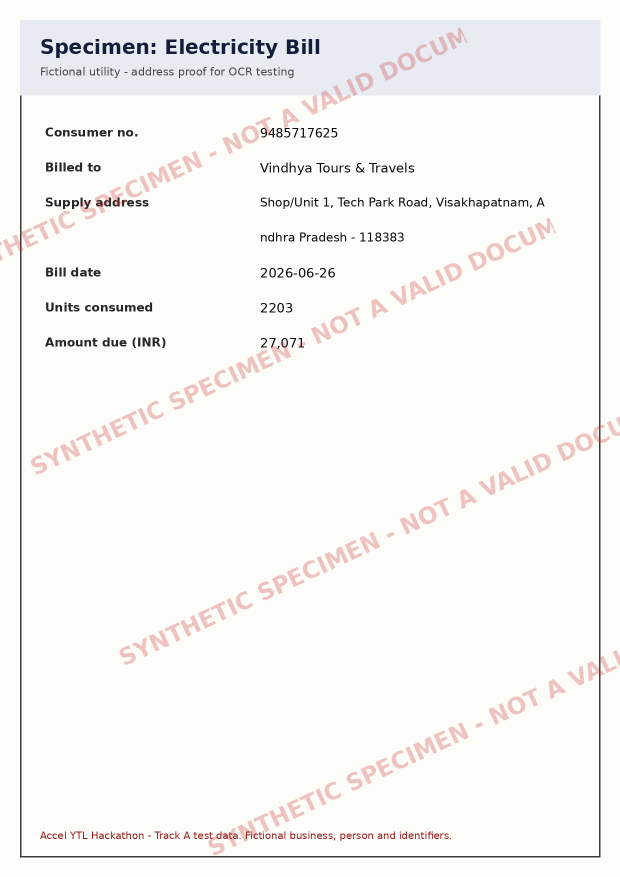
#> input picture data/kyc_documents/K01_address_proof.png, 1240 x 1754 px (shown at 1/2 size); its folder holds only this picture in this run
$ python -i imaging.py   (imports and definitions only)
#> lines starting #> are read from the running program, lines starting #| are printed output that depends on the picture
"""Image quality gate and local OCR. Documents never leave our server for this step."""
from __future__ import annotations

import io
import threading

import numpy as np
from PIL import Image
from scipy import ndimage
from skimage.feature import canny
from skimage.transform import hough_line, hough_line_peaks

BLUR_THRESHOLD = 60.0  # Laplacian variance; clean scans here score ~900-1900, the blurred one scores ~1
SKEW_THRESHOLD = 1.0  # degrees

_ocr = None
_lock = threading.Lock()


def _engine():
    global _ocr
    with _lock:
        if _ocr is None:
            from rapidocr_onnxruntime import RapidOCR
            _ocr = RapidOCR()
    return _ocr


def load(data: bytes) -> Image.Image:
    im = Image.open(io.BytesIO(data))
    return im.convert("RGB")


def sharpness(im: Image.Image) -> float:
    g = np.asarray(im.convert("L"), dtype=float)
    return float(ndimage.laplace(g).var())


def skew_angle(im: Image.Image) -> float:
    """Dominant near-horizontal line angle in degrees (positive = text rises to the right)."""
    small = im.convert("L").resize((max(im.width // 2, 1), max(im.height // 2, 1)))
    edges = canny(np.asarray(small, dtype=float), sigma=2)
    thetas = np.deg2rad(np.linspace(-20, 20, 161)) + np.pi / 2
    h, th, d = hough_line(edges, theta=thetas)
    _, angs, _ = hough_line_peaks(h, th, d, num_peaks=7)
    if not len(angs):
        return 0.0
    return float(np.median(np.rad2deg(angs - np.pi / 2)))


def quality(im: Image.Image) -> dict:
    s = sharpness(im)
    k = skew_angle(im)
    return {
        "sharpness": round(s, 1), "skew_degrees": round(k, 1), "width": im.width, "height": im.height,
        "blurry": s < BLUR_THRESHOLD, "skewed": abs(k) >= SKEW_THRESHOLD,
        "too_small": min(im.width, im.height) < 500,
    }


def deskew(im: Image.Image, angle: float) -> Image.Image:
    return im.rotate(angle, resample=Image.BICUBIC, expand=True, fillcolor=(255, 255, 255))


def remove_watermark(im: Image.Image) -> Image.Image:
    """The specimen watermark is pink; real text is dark. Whiting out pink pixels stops the
    watermark from swallowing values it crosses (it hid the GSTIN on K02)."""
    a = np.asarray(im.convert("RGB")).astype(int)
    r, g, b = a[..., 0], a[..., 1], a[..., 2]
    pink = (r > 140) & (r - g > 25) & (r - b > 25)
    out = a.copy()
    out[pink] = 255
    return Image.fromarray(out.astype("uint8"))


def ocr(im: Image.Image, clean: bool = True) -> list[dict]:
    if clean:
        im = remove_watermark(im)
    res, _ = _engine()(np.asarray(im))
    out = []
    for box, txt, conf in res or []:
        xs = [p[0] for p in box]
        ys = [p[1] for p in box]
        out.append({"text": txt, "conf": float(conf), "x": min(xs), "y": (min(ys) + max(ys)) / 2, "x2": max(xs)})
    return out

>>> from PIL import Image
>>> picture = Image.open('../../data/kyc_documents/K01_address_proof.png')
#> picture is the input picture: PIL image 1240x1754 RGB; mean R, G, B 246.2, 245.1, 242
>>> result = quality(picture)
#> in sharpness, `g = np.asarray(im.convert("L"), dtype=float)`:
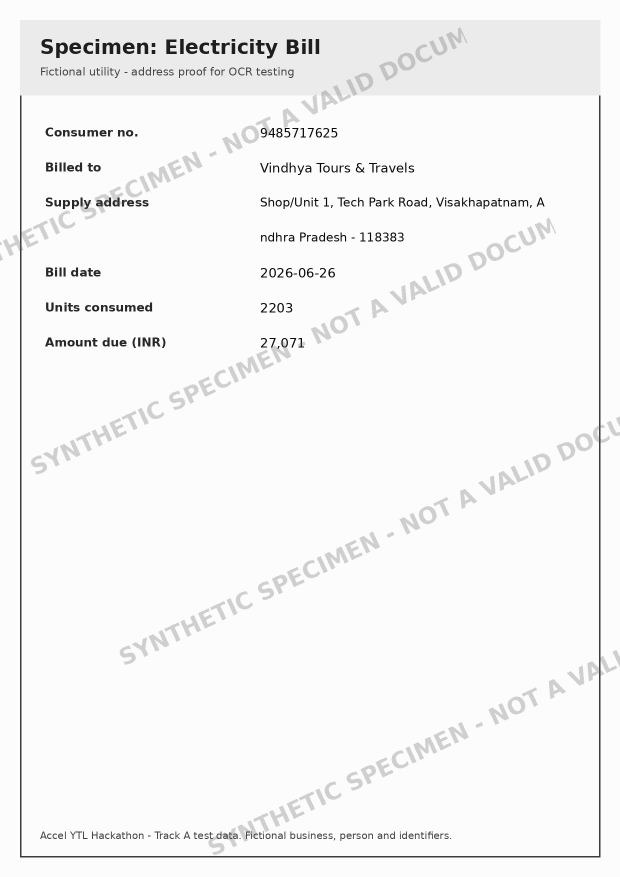
#> g: shape (1754, 1240) float64 (shown at 1/2 size); min 10, max 252, mean 245.4
#> in quality, `s = sharpness(im)`: s = 1023.4
#> in skew_angle, `small = im.convert("L").resize((max(im.width // 2, 1), max(im.height /..`:
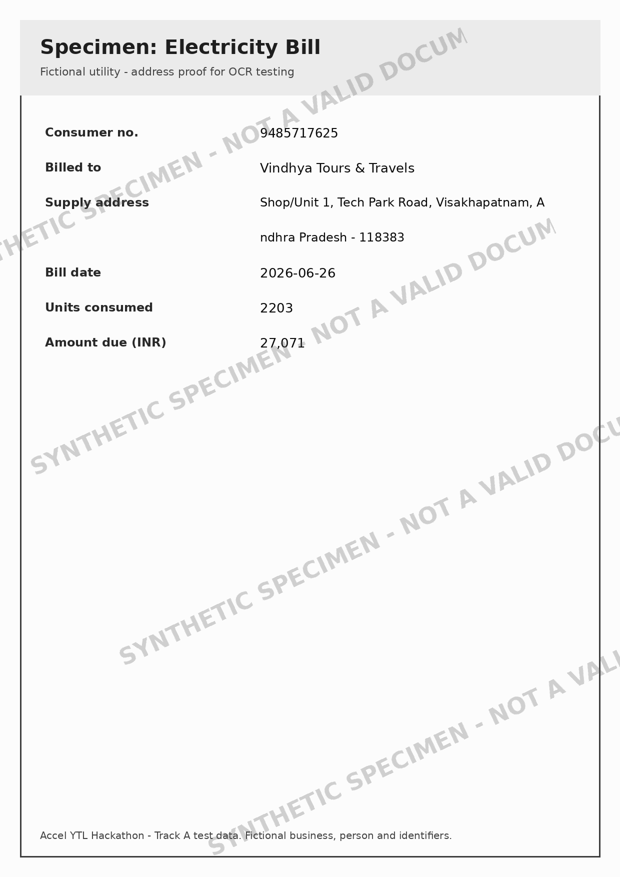
#> small: PIL image 620x877 L; min 0, max 255, mean 245.4
#> in skew_angle, `edges = canny(np.asarray(small, dtype=float), sigma=2)`:
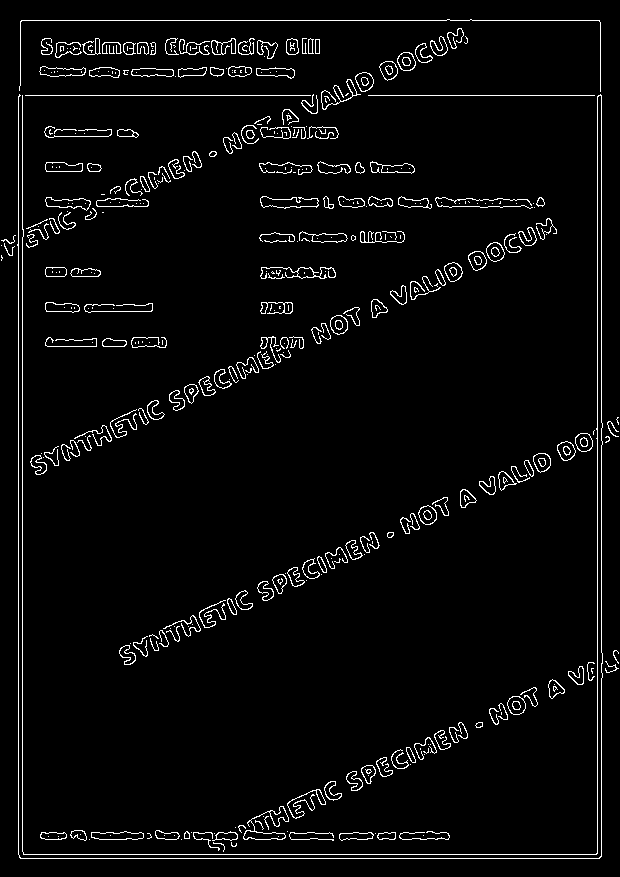
#> edges: shape (877, 620) bool; 3.7% white in thin lines or dots
#> in skew_angle, `h, th, d = hough_line(edges, theta=thetas)`:
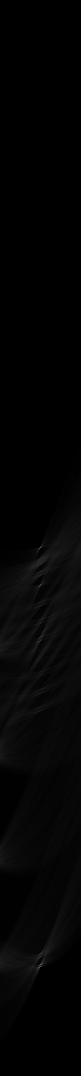
#> h: shape (2151, 161) uint64 (shown at 1/2 size); min 0, max 580, mean 9.3; drawn with min black and max white
#> in skew_angle, `h, th, d = hough_line(edges, theta=thetas)`: th = 161 values from 1.22 to 1.92; d = 2151 values from -1075 to 1075
#> in skew_angle, `_, angs, _ = hough_line_peaks(h, th, d, num_peaks=7)`: angs = [1.57, 1.57, 1.57]
#> in quality, `k = skew_angle(im)`: k = 0
#> result = {'sharpness': 1023.4, 'skew_degrees': 0, 'width': 1240, 'height': 1754, 'blurry': False, 'skewed': False, 'too_small': False}
